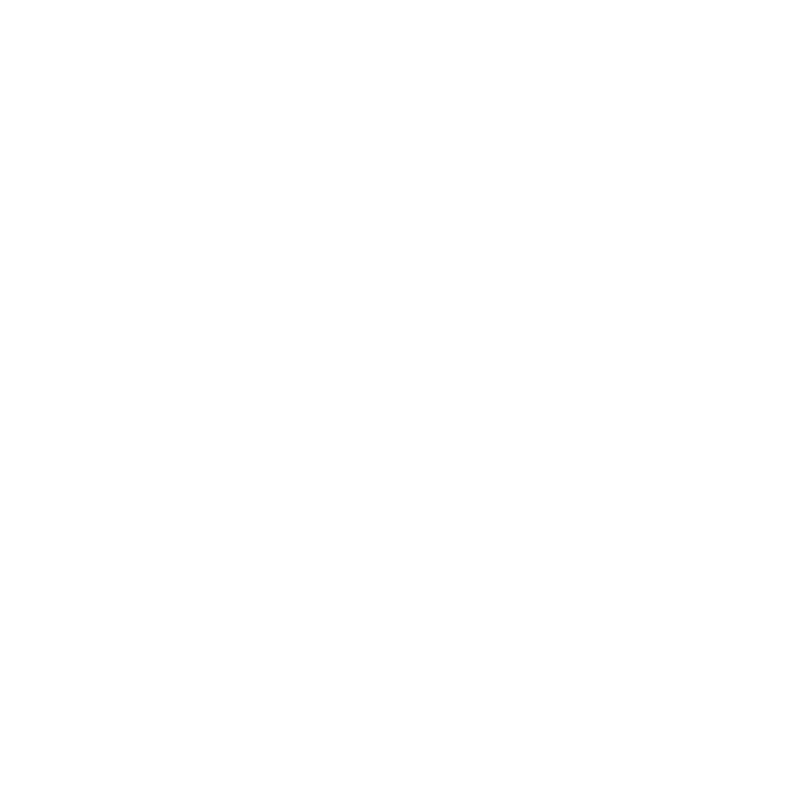
Frame 1 (no input)
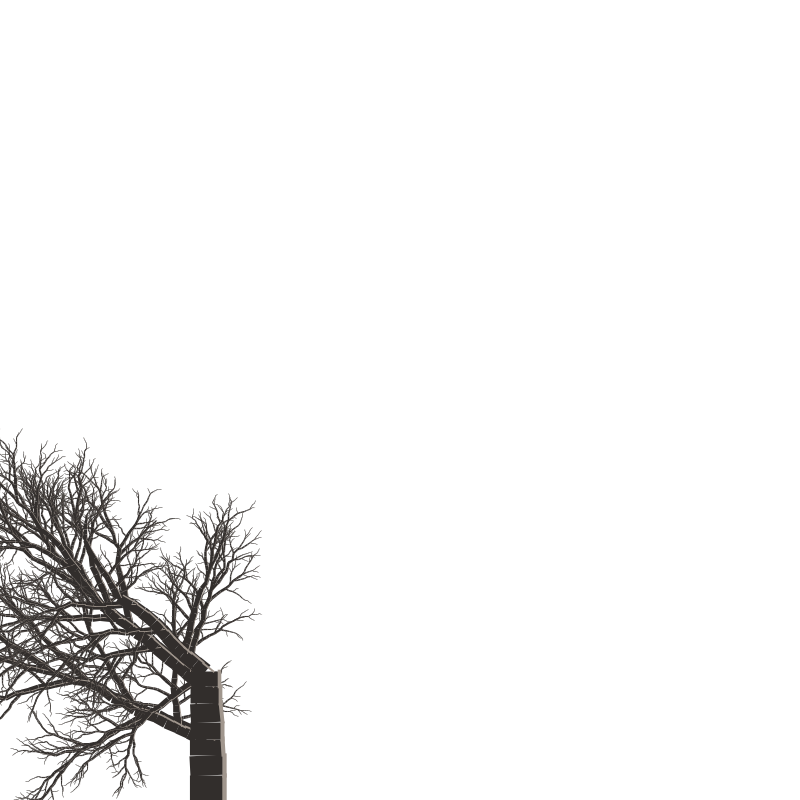
Frame 60 (the mouse pressed at the canvas centre just before this capture)
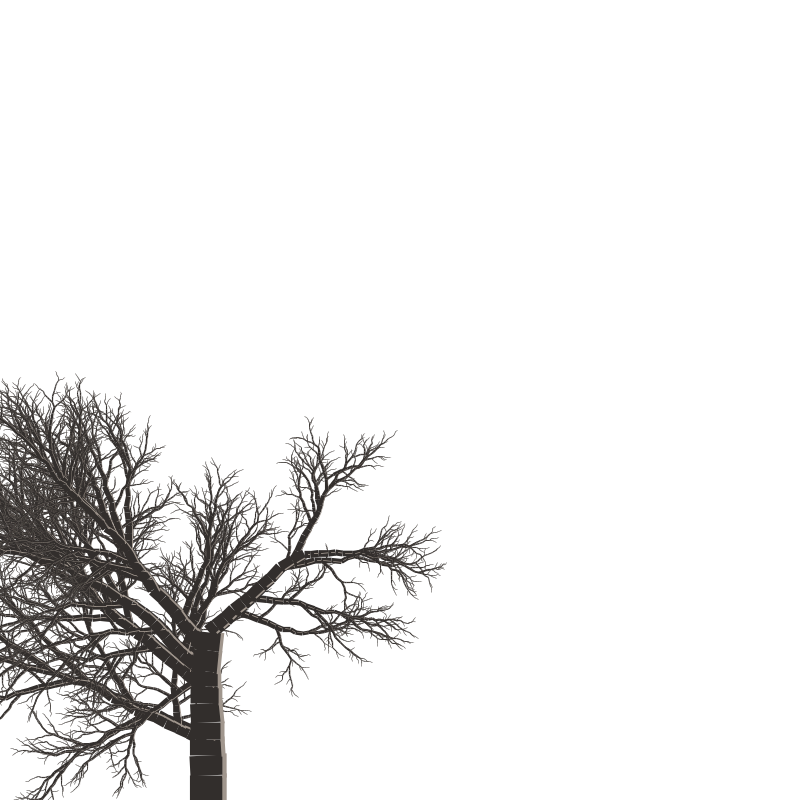
Frame 120 (the mouse held since frame 60 and released just before this capture)

The Processing sketch that drew these frames (run headless with seeded random() and noise(); from frame 60 on, the mouse is pressed at the canvas centre):

// Processing sketch: misty_forest_java
// ── misty_forest_java.pde
int tree_cnt = 0;
int num_trees = 20;
ArrayList<FloatDict> branch_list;
FloatDict branch;
int branch_index;
ArrayList<FloatDict> leaf_list;
FloatDict leaf;
int leaf_index;
float leaf_size = 6;
boolean generate_tree = true;
float scale = 0.5;

void setup() {
  size(800, 800);
  background(255);
  colorMode(HSB, 255);
}

float randSign() {
  return random(1) < 0.5 ? -1 : 1;
}

void branch(float sx, float sy, float sdir, float dir_range, 
float thickness, float slength, float segs, float level) {
  float x, y, px, py, dir, len;
  x = sx;
  y = sy;
  float leaf_hue = 45+int(random(1)*45);
  for (int i = 0; i < segs; ++i) {
    px = x;
    py = y;

    // Randomize direction & length of the new segment and set x,y to the end point of this new segment
    dir = (random(1) * dir_range - dir_range / 2) * i / segs;
    len = random(1) * slength + slength;
    x += cos(sdir + dir) * len;
    y += sin(sdir + dir) * len;

    // Set the thickness and color and draw the segment
    float weight = pow(segs - i, 0.5) * thickness + 0.2;
    branch = new FloatDict();
    branch.set("weight", weight);
    branch.set("dir", dir);
    branch.set("x", x);
    branch.set("y", y);
    branch.set("px", px);
    branch.set("py", py);
  
    branch_list.add(branch);
    branch_index++;
    float branch_chance = i / segs+0.1;
    if (random(1) < branch_chance) {
      // Make the new branch angle away from the current branch and adjust the settings a bit
      float bdir = sdir + dir + PI / 2.5 * (1 - i / segs) * randSign();
      float bdir_range = min(dir_range * 1.3, PI / 2);
      branch(x, y, bdir, bdir_range, thickness / 2, slength * 0.65, segs - 3, level+1);
    }
    else if (level > 1) {
      leaf = new FloatDict();
      leaf.set("hue", leaf_hue);
      leaf.set("value", int((1-i/segs)*100));
      leaf.set("alpha", int((1-i/segs)*20)+20);
      leaf.set("x", x);
      leaf.set("y", y);
      leaf_list.add(leaf);
      leaf_index++;  
  }
  }
}

void draw() {
  if (generate_tree) {
    // Add some mist
    for (int v=0; v<height; ++v) {
      strokeWeight(1);
      stroke(150, 50, 255, int(50/height*v));
      line(0, v, width, v);
    }
    filter(BLUR, 1);
    branch_list = new ArrayList<FloatDict>();
    branch_index = 0;
    leaf_list = new ArrayList<FloatDict>();
    leaf_index = 0;
    scale = 0.5 + random(1)*0.5;
    // Start the tree with the main trunk
    branch(int(random(1) * width), height, -PI / 2, PI / 4, 10 * scale, height / 50 * scale, 18, 0);
    generate_tree = false;
    branch_index = 0;
    leaf_index = 0;
    if (++tree_cnt == num_trees) noLoop();
  } else {
    // Draw the tree
    for (int i = 0; i < 200; ++i) {
      if (branch_index < branch_list.size()) {
        // Branch
        strokeWeight(branch_list.get(branch_index).get("weight"));
        stroke(20, 30, 50);
        strokeCap(SQUARE);
        line(branch_list.get(branch_index).get("px"), branch_list.get(branch_index).get("py"), branch_list.get(branch_index).get("x"), branch_list.get(branch_index).get("y"));
        // Highlight
        strokeWeight(branch_list.get(branch_index).get("weight")/8);
        stroke(20, 30, 160);
        strokeCap(PROJECT);
        float  ox = cos(branch_list.get(branch_index).get("dir"))*branch_list.get(branch_index).get("weight")/2;
        float  oy = sin(branch_list.get(branch_index).get("dir"))*branch_list.get(branch_index).get("weight")/2;
        line(branch_list.get(branch_index).get("px")+ox, branch_list.get(branch_index).get("py")+oy, branch_list.get(branch_index).get("x")+ox, branch_list.get(branch_index).get("y")+oy);
        // Next
        branch_index++;
      } else if (leaf_index < leaf_list.size()) {
        // Leaf
        noStroke();
        fill(leaf_list.get(leaf_index).get("hue"), 70, leaf_list.get(leaf_index).get("value"), leaf_list.get(leaf_index).get("alpha"));
        ellipse(leaf_list.get(leaf_index).get("x"), leaf_list.get(leaf_index).get("y"), int(random(1)*leaf_size)+leaf_size * scale, int(random(1)*leaf_size)+leaf_size * scale);
        // Next
        leaf_index++;
      }
      else {
        generate_tree = true;
        break;
      }
    }
  }
}
